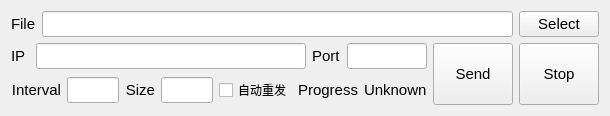
<?xml version="1.0" encoding="UTF-8"?>
<ui version="4.0">
 <class>Widget</class>
 <widget class="QWidget" name="Widget">
  <property name="geometry">
   <rect>
    <x>0</x>
    <y>0</y>
    <width>610</width>
    <height>116</height>
   </rect>
  </property>
  <property name="windowTitle">
   <string>Widget</string>
  </property>
  <layout class="QVBoxLayout" name="verticalLayout">
   <item>
    <layout class="QHBoxLayout" name="horizontalLayout_3">
     <item>
      <widget class="QLabel" name="label_3">
       <property name="font">
        <font>
         <pointsize>11</pointsize>
        </font>
       </property>
       <property name="text">
        <string>File</string>
       </property>
      </widget>
     </item>
     <item>
      <widget class="QLineEdit" name="fileLineEdit">
       <property name="font">
        <font>
         <pointsize>11</pointsize>
        </font>
       </property>
      </widget>
     </item>
     <item>
      <widget class="QPushButton" name="selectBtn">
       <property name="font">
        <font>
         <pointsize>11</pointsize>
        </font>
       </property>
       <property name="text">
        <string>Select</string>
       </property>
      </widget>
     </item>
    </layout>
   </item>
   <item>
    <layout class="QGridLayout" name="gridLayout">
     <item row="1" column="0">
      <layout class="QHBoxLayout" name="horizontalLayout">
       <item>
        <widget class="QLabel" name="label_6">
         <property name="font">
          <font>
           <pointsize>11</pointsize>
          </font>
         </property>
         <property name="text">
          <string>Interval</string>
         </property>
         <property name="alignment">
          <set>Qt::AlignRight|Qt::AlignTrailing|Qt::AlignVCenter</set>
         </property>
        </widget>
       </item>
       <item>
        <widget class="QLineEdit" name="intervalLineEdit">
         <property name="maximumSize">
          <size>
           <width>80</width>
           <height>16777215</height>
          </size>
         </property>
         <property name="font">
          <font>
           <pointsize>11</pointsize>
          </font>
         </property>
        </widget>
       </item>
       <item>
        <widget class="QLabel" name="label_5">
         <property name="font">
          <font>
           <pointsize>11</pointsize>
          </font>
         </property>
         <property name="text">
          <string>Size</string>
         </property>
         <property name="alignment">
          <set>Qt::AlignRight|Qt::AlignTrailing|Qt::AlignVCenter</set>
         </property>
        </widget>
       </item>
       <item>
        <widget class="QLineEdit" name="sizeLineEdit">
         <property name="maximumSize">
          <size>
           <width>80</width>
           <height>16777215</height>
          </size>
         </property>
         <property name="font">
          <font>
           <pointsize>11</pointsize>
          </font>
         </property>
        </widget>
       </item>
       <item>
        <widget class="QCheckBox" name="autoRestartCheckBox">
         <property name="sizePolicy">
          <sizepolicy hsizetype="Minimum" vsizetype="Fixed">
           <horstretch>0</horstretch>
           <verstretch>0</verstretch>
          </sizepolicy>
         </property>
         <property name="text">
          <string>自动重发</string>
         </property>
        </widget>
       </item>
       <item>
        <widget class="QLabel" name="label_7">
         <property name="font">
          <font>
           <pointsize>11</pointsize>
          </font>
         </property>
         <property name="text">
          <string>Progress</string>
         </property>
         <property name="alignment">
          <set>Qt::AlignRight|Qt::AlignTrailing|Qt::AlignVCenter</set>
         </property>
        </widget>
       </item>
       <item>
        <widget class="QLabel" name="progressLabel">
         <property name="sizePolicy">
          <sizepolicy hsizetype="Fixed" vsizetype="Preferred">
           <horstretch>0</horstretch>
           <verstretch>0</verstretch>
          </sizepolicy>
         </property>
         <property name="font">
          <font>
           <pointsize>11</pointsize>
          </font>
         </property>
         <property name="text">
          <string>Unknown</string>
         </property>
        </widget>
       </item>
      </layout>
     </item>
     <item row="0" column="0">
      <layout class="QHBoxLayout" name="horizontalLayout_2">
       <item>
        <widget class="QLabel" name="label">
         <property name="font">
          <font>
           <pointsize>11</pointsize>
          </font>
         </property>
         <property name="text">
          <string>IP </string>
         </property>
        </widget>
       </item>
       <item>
        <widget class="QLineEdit" name="ipLineEdit">
         <property name="font">
          <font>
           <pointsize>11</pointsize>
          </font>
         </property>
        </widget>
       </item>
       <item>
        <widget class="QLabel" name="label_4">
         <property name="font">
          <font>
           <pointsize>11</pointsize>
          </font>
         </property>
         <property name="text">
          <string>Port</string>
         </property>
        </widget>
       </item>
       <item>
        <widget class="QLineEdit" name="portLineEdit">
         <property name="maximumSize">
          <size>
           <width>80</width>
           <height>16777215</height>
          </size>
         </property>
         <property name="font">
          <font>
           <pointsize>11</pointsize>
          </font>
         </property>
        </widget>
       </item>
      </layout>
     </item>
     <item row="0" column="1" rowspan="2">
      <widget class="QPushButton" name="sendBtn">
       <property name="sizePolicy">
        <sizepolicy hsizetype="Minimum" vsizetype="Preferred">
         <horstretch>0</horstretch>
         <verstretch>0</verstretch>
        </sizepolicy>
       </property>
       <property name="font">
        <font>
         <pointsize>11</pointsize>
        </font>
       </property>
       <property name="text">
        <string>Send</string>
       </property>
      </widget>
     </item>
     <item row="0" column="2" rowspan="2">
      <widget class="QPushButton" name="stopBtn">
       <property name="sizePolicy">
        <sizepolicy hsizetype="Minimum" vsizetype="Preferred">
         <horstretch>0</horstretch>
         <verstretch>0</verstretch>
        </sizepolicy>
       </property>
       <property name="font">
        <font>
         <pointsize>11</pointsize>
        </font>
       </property>
       <property name="text">
        <string>Stop</string>
       </property>
      </widget>
     </item>
    </layout>
   </item>
  </layout>
 </widget>
 <layoutdefault spacing="6" margin="11"/>
 <resources/>
 <connections/>
</ui>
